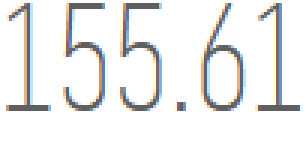
#> input picture report/number-ref-48px.png, 102 x 50 px, found by its file name (shown 3 times larger); its folder holds 8 pictures in this run
$ python compose.py
#> lines starting #> are read from the running program, lines starting #| are printed output that depends on the picture
"""Compose the reference-vs-local comparison sheets in report/."""
from PIL import Image, ImageDraw, ImageChops
import os

ROOT = r"C:\oss\Project\speedtest"
REP = os.path.join(ROOT, "report")
TARGET_H = 120

def ink_bbox(im, invert=None):
    """Bounding box of the glyph ink. Handles both dark-on-light and light-on-dark."""
    g = im.convert("L")
    w, h = g.size
    px = g.load()
    bg = px[0, 0]
    if invert is None:
        invert = bg > 128          # light background -> ink is darker
    xs, ys = [], []
    for y in range(h):
        for x in range(w):
            v = px[x, y]
            if (v < bg - 60) if invert else (v > bg + 60):
                xs.append(x)
                ys.append(y)
    if not xs:
        return (0, 0, w, h)
    return (min(xs), min(ys), max(xs) + 1, max(ys) + 1)

def norm(im, h=TARGET_H):
    return im.resize((round(im.width * h / im.height), h), Image.LANCZOS)

# ---------------------------------------------------------------- numbers
# Requires tools/number-diff.mjs and tools/number-polarity.mjs to have run first:
#   number-ref-48px.png   reference result page, gauge-mono 48px, DPR 1
#   number-local-48px.png this component, 36 svg units == 48 css px, DPR 1
#   number-html.png       plain HTML twin of the same string, same engine
def mask(path):
#> called with path = 'number-ref-48px.png'
    g = Image.open(os.path.join(REP, path)).convert("L")
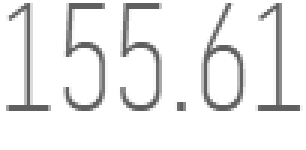
#> g: PIL image 102x50 L (shown 3 times larger); min 95, max 255, mean 237
    bg = g.load()[0, 0]
#> bg = 255
    return g if bg <= 128 else g.point(lambda v: 255 - v)   # normalise to white-on-black

rows = [
    ("reference  speedtest.net result page  gauge-mono 48px  (live crop, ink inverted)", "number-ref-48px.png"),
    ("local  SVG <text>  36 svg units == 48 css px  (this component)", "number-local-48px.png"),
    ("local  HTML <div>  same font / size / colour  (same-engine control)", "number-html.png"),
]
try:
    imgs = [(t, mask(f)) for t, f in rows]
#> call 2 of mask, with path = 'number-local-48px.png'
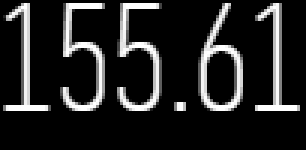
#> input picture report/number-local-48px.png, 102 x 50 px, found by its file name (shown 3 times larger)
#> in mask (call 2), `bg = g.load()[0, 0]`: bg = 0
#> call 3 of mask, with path = 'number-html.png'
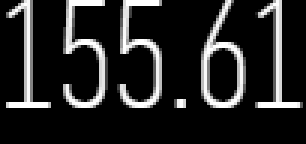
#> input picture report/number-html.png, 102 x 48 px, found by its file name (shown 3 times larger)
#> imgs = 3 items
except FileNotFoundError as exc:
    print("skipping compare-numbers.png:", exc)
    imgs = []

if imgs:
    probe = ImageDraw.Draw(Image.new("RGB", (1, 1)))
    W = max([int(probe.textlength(t)) for t, _ in imgs] + [i.width + 40 for _, i in imgs])
#> W = 367
    H = sum(i.height for _, i in imgs) + 3 * 24 + 16
#> H = 236
    sheet = Image.new("RGB", (W, H), (6, 6, 6))
#> sheet: PIL image 367x236 RGB; every value is 6
    d = ImageDraw.Draw(sheet)
    y = 10
    for t, i in imgs:
        d.text((8, y), t, fill=(150, 150, 150))
        y += 18
        sheet.paste(i.convert("RGB"), ((W - i.width) // 2, y))
        y += i.height + 14
#> this loop made 3 passes
#> y on passes 1 to 3: 92, 174, 254
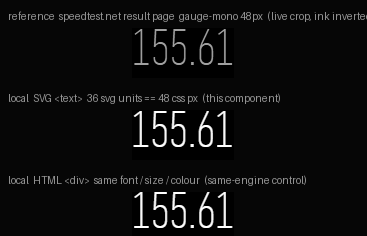
#> sheet: PIL image 367x236 RGB; min 0, max 255, mean 13.5
#> after the loop, y = 254
    sheet.resize((W * 2, H * 2), Image.NEAREST).save(os.path.join(REP, "compare-numbers.png"))
    print("compare-numbers.png", (W * 2, H * 2))
#| compare-numbers.png (734, 472)

# ---------------------------------------------------------------- ring strip
Image.open(os.path.join(ROOT, "shots", "compare-ring.png")).save(os.path.join(REP, "compare-ring.png"))
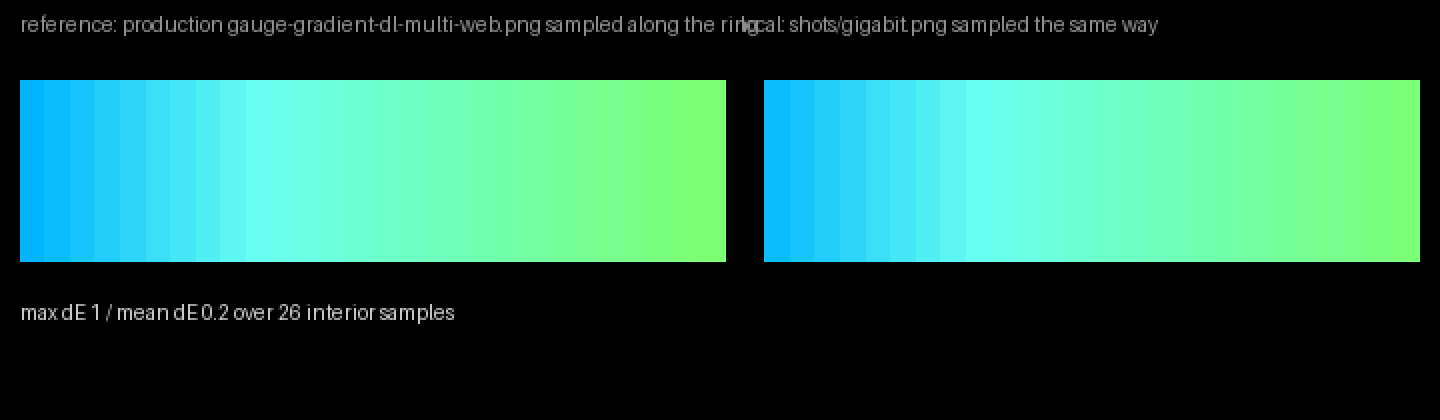
#> input picture report/compare-ring.png, 1440 x 420 px, found by its file name

# ---------------------------------------------------------------- overview
ids = ["local-idle", "local-low", "local-mid", "local-high", "local-upload", "local-done"]
tile, pad, cols = 380, 14, 3
rows = (len(ids) + cols - 1) // cols
ov = Image.new("RGB", (cols * (tile + pad) + pad, rows * (tile + pad) + pad + 30), (5, 5, 5))
#> ov: PIL image 1196x832 RGB; every value is 5
d = ImageDraw.Draw(ov)
d.text((pad, 9), "local gauge - idle / 8 / 155.61 / 862 / upload 341 / done", fill=(160, 160, 160))
for i, name in enumerate(ids):
    im = Image.open(os.path.join(REP, f"{name}.png")).convert("RGB").resize((tile, tile), Image.LANCZOS)
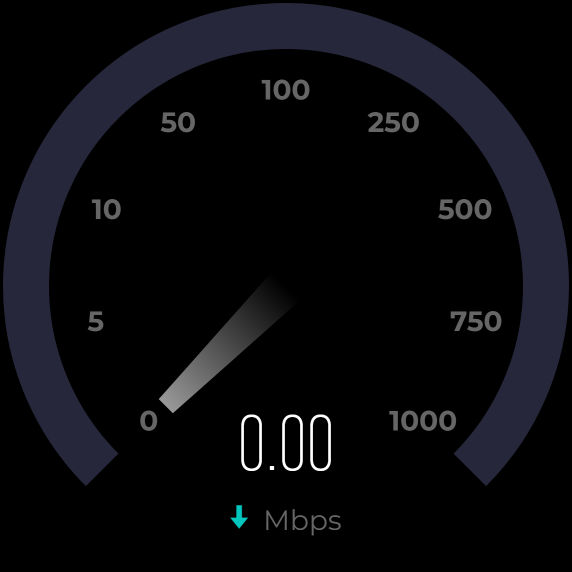
#> input picture report/local-idle.png, 1144 x 1144 px, found by its file name (shown at 1/2 size)
    ov.paste(im, (pad + (i % cols) * (tile + pad), 30 + pad + (i // cols) * (tile + pad)))
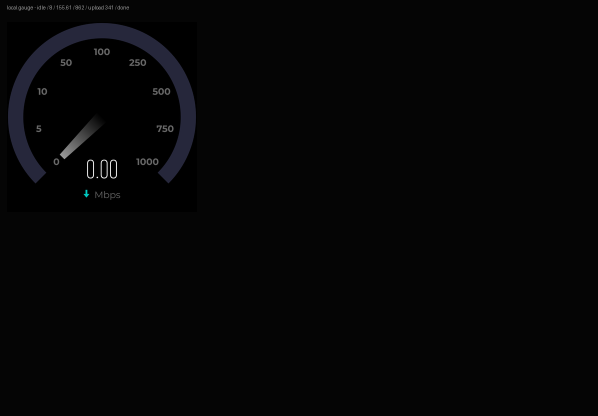
#> ov: PIL image 1196x832 RGB (shown at 1/2 size); mean R, G, B 5.8, 5.8, 6.3
#> (the run stopped early here; a loop or call above may not have finished)
